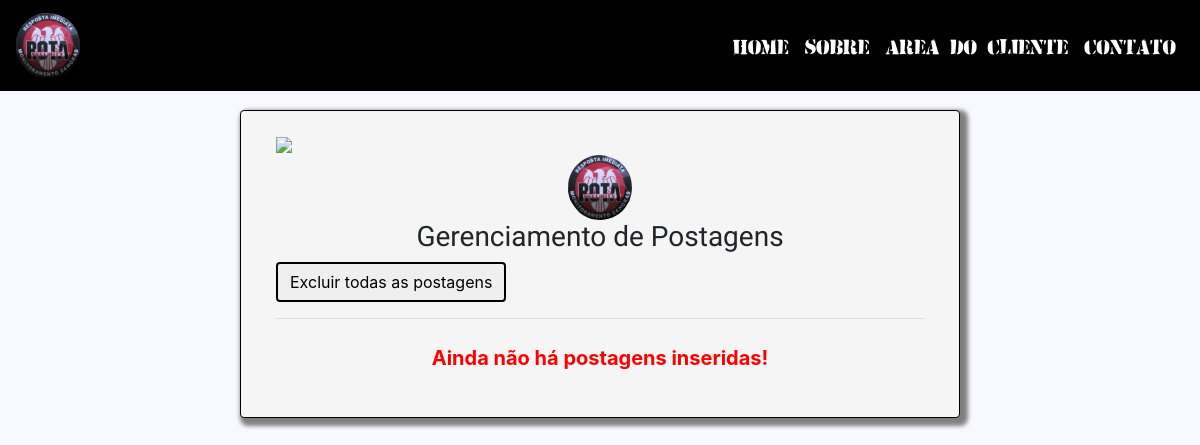
Before: /gerenciar_postagens.php with the older database file.
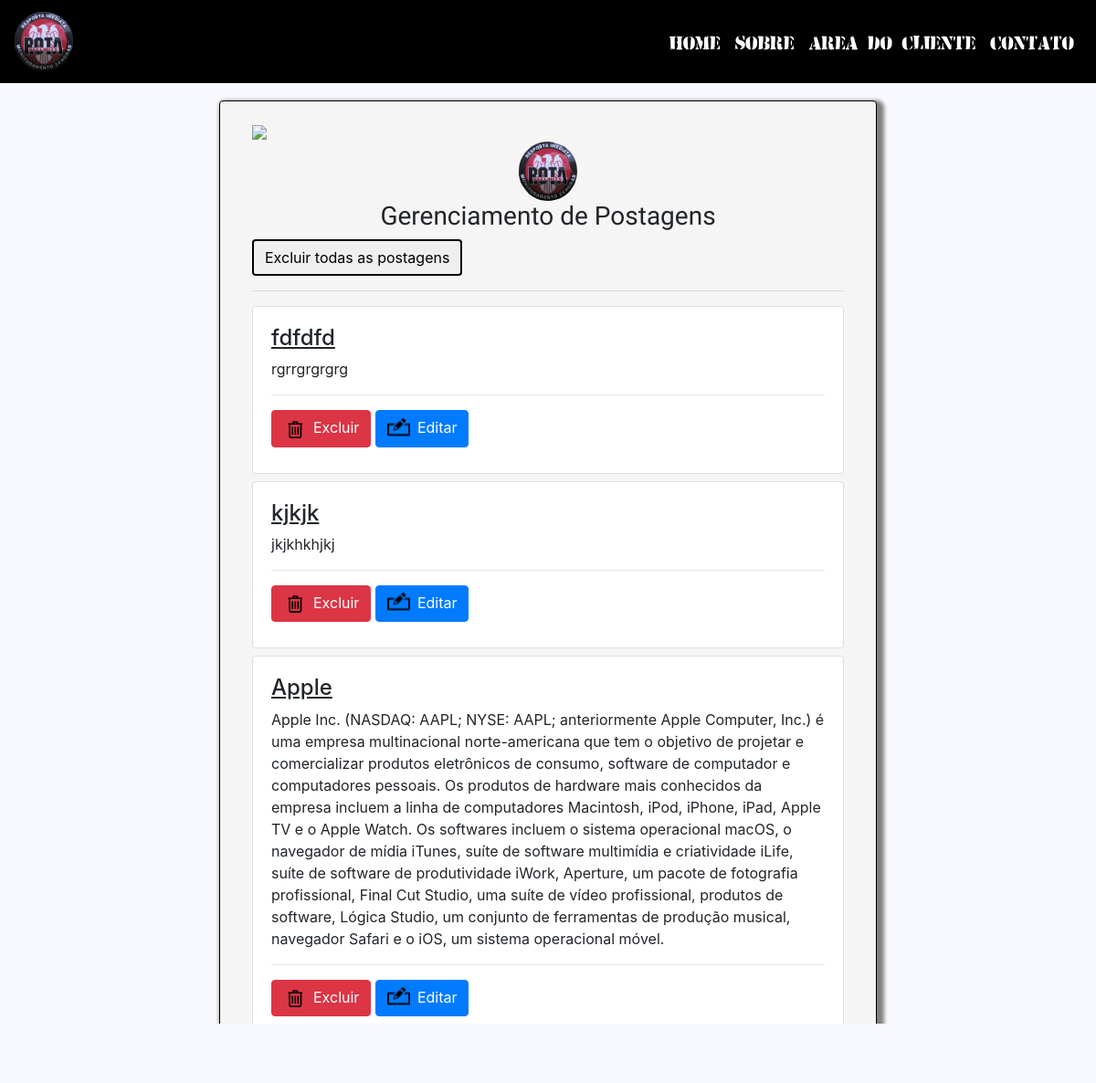
After: the same page with the newer database file.
### tables this page shows
CREATE TABLE `postagens` (
  `id_postagem` bigint(20) NOT NULL,
  `titulo_postagem` varchar(50) NOT NULL,
  `conteudo` longtext NOT NULL
);

### persistence/conexaoBanco.class.php (called while the page is built, shortened)
<?php
class ConexaoBanco extends PDO {
private static $instance = null;
public static function getInstance(){
    try{
      if(!isset(self::$instance)){
        self::$instance = new
ConexaoBanco("mysql:dbname=rota;host=localhost","root","");
      }
      return self::$instance;
    }catch(PDOException $e){
      echo "Erro ao conectar. ".$e;
    }
 }
}

### dao/clienteDAO.class.php (called while the page is built, shortened)
<?php
require_once 'persistence/conexaoBanco.class.php';
class ClienteDAO{
  public function __construct(){
     $this->conexao = ConexaoBanco::getInstance();
  }
  public function buscarPostagem(){
      try{
        $statement = $this->conexao->query("select * from postagens where id_postagem != 1");
        $array = $statement->fetchAll(PDO::FETCH_ASSOC);
        return $array;
      }catch(PDOException $e){
         echo "Erro: ao buscar Postagem!".$e;
      }
  }
}

### gerenciar_postagens.php (the view, shortened to what this page needs)
<?php
 include_once 'dao/clienteDAO.class.php';
$cliDAO = new ClienteDAO();
$dados_postagem = $cliDAO->buscarPostagem();
?>
<!DOCTYPE html>
<html lang="pt-br">
<head>
  <link rel="stylesheet" type="text/css" href="css/bootstrap.min.css">
  <link rel="stylesheet" type="text/css" href="./animate.css">
  <link rel="stylesheet" type="text/css" href="css/style.css">
</head>
<body class="animated fadeIn">
  <nav class="navbar navbar-expand-lg navbar-dark fixed-top">
    <a class="navbar-brand" href="#"><img src="img/logo-rota.png" title="Rota-Security" class="animated pulse zoom" alt="Logo indisponível"></a>
    <div class="collapse navbar-collapse" id="navbarResponsive">
      <ul class="navbar-nav ml-auto">
        <li class="nav-item">
          <a class="nav-link" href="index.php">Home
          </a>
        </li>
        <li class="nav-item">
          <a class="nav-link" href="index.php?#cont1">Sobre</a>
        </li>
        <li class="nav-item">
          <a class="nav-link" href="sair.php">Area do CLiente</a>
        </li>
        <li class="nav-item">
          <a class="nav-link" href="contato.php">Contato</a>
        </li>
      </ul>
    </div>
  </nav>
  <div id="editar_img" class="container texto cadastro">
    <div class="card-body">
        <a href="dados.php" id="arrow-left" title="voltar"><img src="img/arrow-left.png"></a>
      <div class="card-title">
        <div align="center">
        <img src="img/logo-rota.png">
        </div>
        <h3 id="titulo-login" align="center">Gerenciamento de Postagens</h3>
        <form method="post" onsubmit="return verificaExclusaoP()">
          <input type="submit" id="btn-limpar" class="btn float-top" name="excluir_postagens" value="Excluir todas as postagens">
        </form>
        </div>
        <hr>
        <?php
       if(empty($dados_postagem)){
       ?>
         <div align="center" class="mt-4 mb-4">
               <strong style="font-size: 20px; color: red;">Ainda não há postagens inseridas!</strong>
           </div>
        <?php
       }else{
            foreach($dados_postagem as $conteudo){
                ?>
                <div class="card mb-2" id="cont_post">
                  <div class="card-body">
                    <h4 style="text-decoration: underline;"><?php echo $conteudo['titulo_postagem'];?></h4>
                      <p><?php echo $conteudo['conteudo'];?></p>
                      <hr>
                    <a href="excluir.php?postagem=<?php echo $conteudo['titulo_postagem']; ?>" class="btn btn-danger deletar mb-2"><img src="img/trash.svg" class="mr-2" width="25px">Excluir</a>
                    <a href="editar_postagem.php?postagem=<?php echo $conteudo['id_postagem'];?>" class="btn btn-primary deletar mb-2"><img src="img/edite.png"  class="mr-2" width="25px">Editar</a>
                  </div>
                </div>
                <?php
          }
        }
       ?>
      </div>
</body>
</html>

Changed rows visible on the page:
added postagens: titulo_postagem "fdfdfd", conteudo "rgrrgrgrgrg"
added postagens: titulo_postagem "kjkjk", conteudo "jkjkhkhjkj"
added postagens: titulo_postagem "Apple", conteudo "Apple Inc. (NASDAQ: AAPL; NYSE: AAPL; anteriormente Apple Computer, Inc.) é uma empresa multinacional norte-americana que tem o objetivo de projetar e comercializar produtos eletrônicos de consumo, software de computador e computadores pessoais. Os produtos de hardware mais conhecidos da empresa incluem a linha de computadores Macintosh, iPod, iPhone, iPad, Apple TV e o Apple Watch. Os softwares incluem o sistema operacional macOS, o navegador de mídia iTunes, suíte de software multimídia e criatividade iLife, suíte de software de produtividade iWork, Aperture, um pacote de fotografia profissional, Final Cut Studio, uma suíte de vídeo profissional, produtos de software, Lógica Studio, um…"
Other visible differences:
text no longer shown: "Ainda não há postagens inseridas!"
